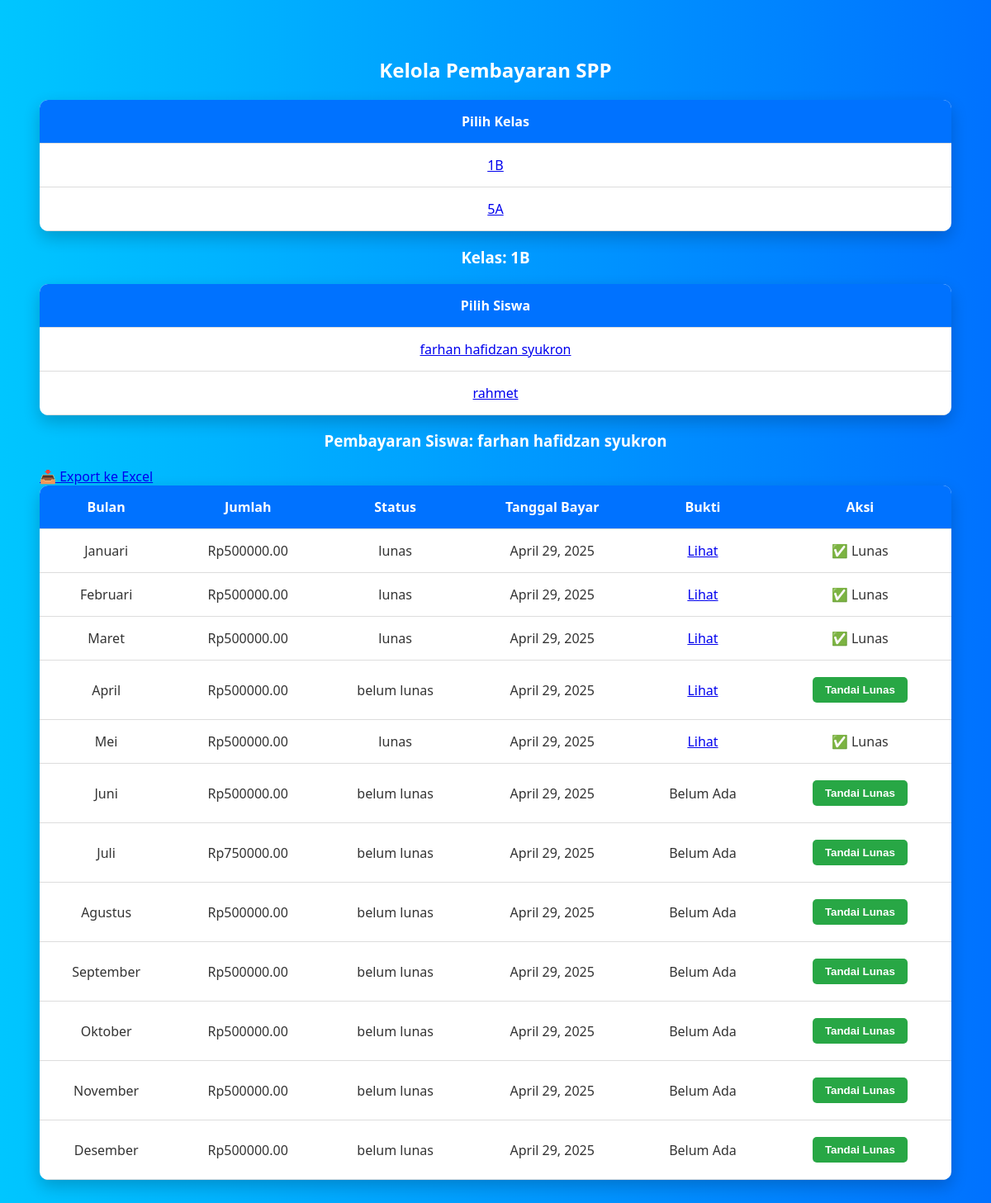
Screenshot of /dashboard-admin/pembayaran/?kelas=1B&siswa_id=1 (signed in) with the database file from the repository.
### keuangan/models.py (models this page shows, shortened)
class Siswa(models.Model):
    user = models.OneToOneField(User, on_delete=models.CASCADE)
    nama = models.CharField(max_length=100)
    kelas = models.CharField(max_length=50)
    no_rekening = models.CharField(max_length=20)

class PembayaranSPP(models.Model):
    siswa = models.ForeignKey(Siswa, on_delete=models.CASCADE)
    bulan = models.CharField(max_length=2, choices=BULAN_CHOICES)
    jumlah_bayar = models.DecimalField(max_digits=10, decimal_places=2)
    status_bayar = models.CharField(max_length=20, choices=STATUS_CHOICES, default='belum lunas')
    tanggal_bayar = models.DateField(auto_now_add=True)
    bukti_pembayaran = models.ImageField(upload_to='bukti_pembayaran/', blank=True, null=True)

### keuangan/views.py (the view, shortened to what this page needs)
# urls.py: path('dashboard-admin/pembayaran/', views.kelola_pembayaran, name='kelola_pembayaran'),
@login_required
def kelola_pembayaran(request):
    kelas_list = Siswa.objects.values_list('kelas', flat=True).distinct()
    kelas_terpilih = request.GET.get('kelas')
    siswa_id = request.GET.get('siswa_id')
    search_nama = request.GET.get('search_nama')
    pembayaran_list = None
    siswa_list = []
    siswa_terpilih = None
    if kelas_terpilih:
        siswa_list = Siswa.objects.filter(kelas=kelas_terpilih)
        if siswa_id:
            siswa_terpilih = get_object_or_404(Siswa, id=siswa_id)
            pembayaran_list = PembayaranSPP.objects.filter(siswa=siswa_terpilih).order_by('bulan')
    return render(request, 'keuangan/admin/kelola_pembayaran.html', {
        'kelas_list': kelas_list,
        'kelas_terpilih': kelas_terpilih,
        'siswa_list': siswa_list,
        'siswa_terpilih': siswa_terpilih,
        'pembayaran_list': pembayaran_list,
        'search_nama': search_nama,
    })

### keuangan/templates/keuangan/admin/kelola_pembayaran.html (shortened to what this page needs)
<!DOCTYPE html>
<html lang="en">
<head>
</head>
<body>
<h2>Kelola Pembayaran SPP</h2>
<table>
    <thead>
        <tr>
            <th>Pilih Kelas</th>
        </tr>
    </thead>
    <tbody>
        {% for kelas in kelas_list %}
        <tr>
            <td>
                <a href="?kelas={{ kelas }}" class="kelas-link">{{ kelas }}</a>
            </td>
        </tr>
        {% empty %}
        <tr>
            <td>Tidak ada kelas tersedia.</td>
        </tr>
        {% endfor %}
    </tbody>
</table>
{% if kelas_terpilih %}
    <h3>Kelas: {{ kelas_terpilih }}</h3>
    <table>
        <thead>
            <tr>
                <th>Pilih Siswa</th>
            </tr>
        </thead>
        <tbody>
            {% for siswa in siswa_list %}
            <tr>
                <td>
                    <a href="?kelas={{ kelas_terpilih }}&siswa_id={{ siswa.id }}" class="kelas-link">{{ siswa.nama }}</a>
                </td>
            </tr>
            {% empty %}
            <tr>
                <td>Belum ada siswa di kelas ini.</td>
            </tr>
            {% endfor %}
        </tbody>
    </table>
{% endif %}
{% if pembayaran_list %}
    <h3>Pembayaran Siswa: {{ siswa_terpilih.nama }}</h3>
    <a href="{% url 'export_pembayaran_excel' %}?kelas={{ kelas_terpilih }}&siswa_id={{ siswa_terpilih.id }}" class="export-link">
        📥 Export ke Excel
    </a>
    <table>
        <thead>
            <tr>
                <th>Bulan</th>
                <th>Jumlah</th>
                <th>Status</th>
                <th>Tanggal Bayar</th>
                <th>Bukti</th>
                <th>Aksi</th>
            </tr>
        </thead>
        <tbody>
            {% for bayar in pembayaran_list %}
            <tr>
                <td>{{ bayar.get_bulan_display }}</td>
                <td>Rp{{ bayar.jumlah_bayar }}</td>
                <td>{{ bayar.status_bayar }}</td>
                <td>{{ bayar.tanggal_bayar|default:"-" }}</td>
                <td>
                    {% if bayar.bukti_pembayaran %}
                        <a href="{{ bayar.bukti_pembayaran.url }}" target="_blank">Lihat</a>
                    {% else %}
                        Belum Ada
                    {% endif %}
                </td>
                <td>
                    {% if bayar.status_bayar == 'belum lunas' %}
                    <form method="POST" style="margin: 0;">
                        <button type="submit">Tandai Lunas</button>
                    </form>
                    {% else %}
                        ✅ Lunas
                    {% endif %}
                </td>
            </tr>
            {% empty %}
            <tr>
                <td colspan="6">Tidak ada data pembayaran.</td>
            </tr>
            {% endfor %}
        </tbody>
    </table>
{% endif %}
</body>
</html>

### keuangan/templates/keuangan/admin/kelola_pembayaran.html (style rules this page uses)
body { font-family: 'Segoe UI', Tahoma, Geneva, Verdana, sans-serif; background: linear-gradient(to right, #00c6ff, #0072ff); color: #333; padding: 40px; animation: fadeIn 1s ease-in-out; }
h2, h3 { text-align: center; color: white; margin-bottom: 20px; }
form { text-align: center; margin-bottom: 20px; }
select, button, a.reset-link { padding: 8px 15px; border-radius: 5px; border: none; font-weight: bold; cursor: pointer; margin: 5px; }
button { background-color: #28a745; color: white; }
table { width: 100%; border-collapse: collapse; background-color: white; border-radius: 10px; overflow: hidden; box-shadow: 0 8px 20px rgba(0,0,0,0.2); animation: slideUp 1s ease-in-out; }
thead { background-color: #0072ff; color: white; }
th, td { padding: 15px; text-align: center; border-bottom: 1px solid #ddd; }

### rows the page displays
Siswa: nama "farhan hafidzan syukron"
Siswa: nama "rahmet"
PembayaranSPP: bulan "Januari", jumlah_bayar "500000.00", status_bayar "lunas", tanggal_bayar "April 29, 2025", shows "✅ Lunas"
PembayaranSPP: bulan "Februari", jumlah_bayar "500000.00", status_bayar "lunas", tanggal_bayar "April 29, 2025", shows "✅ Lunas"
PembayaranSPP: bulan "Maret", jumlah_bayar "500000.00", status_bayar "lunas", tanggal_bayar "April 29, 2025", shows "✅ Lunas"
PembayaranSPP: bulan "April", jumlah_bayar "500000.00", status_bayar "belum lunas", tanggal_bayar "April 29, 2025"
PembayaranSPP: bulan "Mei", jumlah_bayar "500000.00", status_bayar "lunas", tanggal_bayar "April 29, 2025", shows "✅ Lunas"
PembayaranSPP: bulan "Juni", jumlah_bayar "500000.00", status_bayar "belum lunas", tanggal_bayar "April 29, 2025", bukti_pembayaran "Belum Ada"
PembayaranSPP: bulan "Juli", jumlah_bayar "750000.00", status_bayar "belum lunas", tanggal_bayar "April 29, 2025", bukti_pembayaran "Belum Ada"
PembayaranSPP: bulan "Agustus", jumlah_bayar "500000.00", status_bayar "belum lunas", tanggal_bayar "April 29, 2025", bukti_pembayaran "Belum Ada"
PembayaranSPP: bulan "September", jumlah_bayar "500000.00", status_bayar "belum lunas", tanggal_bayar "April 29, 2025", bukti_pembayaran "Belum Ada"
PembayaranSPP: bulan "Oktober", jumlah_bayar "500000.00", status_bayar "belum lunas", tanggal_bayar "April 29, 2025", bukti_pembayaran "Belum Ada"
PembayaranSPP: bulan "November", jumlah_bayar "500000.00", status_bayar "belum lunas", tanggal_bayar "April 29, 2025", bukti_pembayaran "Belum Ada"
PembayaranSPP: bulan "Desember", jumlah_bayar "500000.00", status_bayar "belum lunas", tanggal_bayar "April 29, 2025", bukti_pembayaran "Belum Ada"

### other values shown
{{ kelas }} "1B" "5A"
{{ kelas_terpilih }} "1B"
